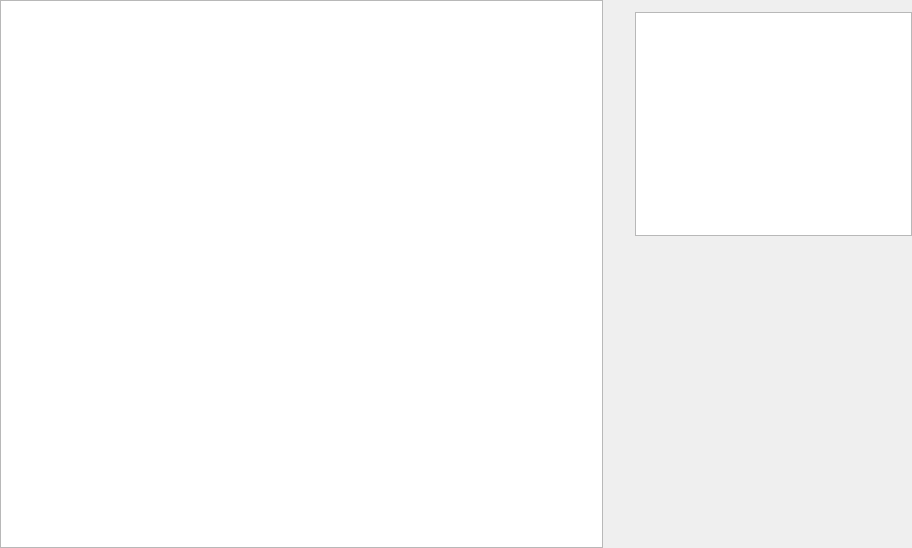
<?xml version="1.0" encoding="UTF-8"?>
<ui version="4.0">
    <class>RaptorUploadedPage</class>
    <widget class="QWidget" name="RaptorUploadedPage">
        <property name="geometry">
            <rect>
                <x>0</x>
                <y>0</y>
                <width>912</width>
                <height>548</height>
            </rect>
        </property>
        <property name="windowTitle">
            <string>Form</string>
        </property>
        <property name="styleSheet">
            <string notr="true"/>
        </property>
        <layout class="QVBoxLayout" name="_UploadedPageLayout">
            <property name="spacing">
                <number>0</number>
            </property>
            <property name="leftMargin">
                <number>0</number>
            </property>
            <property name="topMargin">
                <number>0</number>
            </property>
            <property name="rightMargin">
                <number>0</number>
            </property>
            <property name="bottomMargin">
                <number>0</number>
            </property>
            <item>
                <widget class="QSplitter" name="_Splitter">
                    <property name="orientation">
                        <enum>Qt::Horizontal</enum>
                    </property>
                    <property name="opaqueResize">
                        <bool>true</bool>
                    </property>
                    <property name="handleWidth">
                        <number>1</number>
                    </property>
                    <property name="childrenCollapsible">
                        <bool>false</bool>
                    </property>
                    <widget class="QTableView" name="_ItemView">
                        <property name="styleSheet">
                            <string notr="true"/>
                        </property>
                        <property name="verticalScrollBarPolicy">
                            <enum>Qt::ScrollBarAsNeeded</enum>
                        </property>
                    </widget>
                    <widget class="QWidget" name="_ItemAttributePanel" native="true">
                        <property name="sizePolicy">
                            <sizepolicy hsizetype="Preferred" vsizetype="Preferred">
                                <horstretch>0</horstretch>
                                <verstretch>0</verstretch>
                            </sizepolicy>
                        </property>
                        <layout class="QGridLayout" name="_ItemAttributePanelLayout">
                            <property name="leftMargin">
                                <number>12</number>
                            </property>
                            <property name="topMargin">
                                <number>12</number>
                            </property>
                            <property name="rightMargin">
                                <number>0</number>
                            </property>
                            <property name="bottomMargin">
                                <number>12</number>
                            </property>
                            <property name="spacing">
                                <number>12</number>
                            </property>
                            <item row="2" column="1">
                                <widget class="QLabel" name="_ItemCreated">
                                    <property name="sizePolicy">
                                        <sizepolicy hsizetype="Expanding" vsizetype="Fixed">
                                            <horstretch>0</horstretch>
                                            <verstretch>0</verstretch>
                                        </sizepolicy>
                                    </property>
                                    <property name="minimumSize">
                                        <size>
                                            <width>0</width>
                                            <height>26</height>
                                        </size>
                                    </property>
                                    <property name="maximumSize">
                                        <size>
                                            <width>16777215</width>
                                            <height>26</height>
                                        </size>
                                    </property>
                                    <property name="styleSheet">
                                        <string notr="true"/>
                                    </property>
                                    <property name="text">
                                        <string/>
                                    </property>
                                </widget>
                            </item>
                            <item row="3" column="1">
                                <widget class="QLabel" name="_ItemSize">
                                    <property name="minimumSize">
                                        <size>
                                            <width>0</width>
                                            <height>26</height>
                                        </size>
                                    </property>
                                    <property name="maximumSize">
                                        <size>
                                            <width>16777215</width>
                                            <height>26</height>
                                        </size>
                                    </property>
                                    <property name="text">
                                        <string/>
                                    </property>
                                </widget>
                            </item>
                            <item row="2" column="0">
                                <widget class="QLabel" name="_ItemCreatedTip">
                                    <property name="minimumSize">
                                        <size>
                                            <width>0</width>
                                            <height>26</height>
                                        </size>
                                    </property>
                                    <property name="maximumSize">
                                        <size>
                                            <width>16777215</width>
                                            <height>26</height>
                                        </size>
                                    </property>
                                    <property name="styleSheet">
                                        <string notr="true"/>
                                    </property>
                                    <property name="text">
                                        <string/>
                                    </property>
                                    <property name="alignment">
                                        <set>Qt::AlignRight|Qt::AlignTrailing|Qt::AlignVCenter</set>
                                    </property>
                                </widget>
                            </item>
                            <item row="5" column="1">
                                <spacer name="_ItemAttributePanelSpacer">
                                    <property name="orientation">
                                        <enum>Qt::Vertical</enum>
                                    </property>
                                    <property name="sizeHint" stdset="0">
                                        <size>
                                            <width>20</width>
                                            <height>40</height>
                                        </size>
                                    </property>
                                </spacer>
                            </item>
                            <item row="3" column="0">
                                <widget class="QLabel" name="_ItemSizeTip">
                                    <property name="minimumSize">
                                        <size>
                                            <width>0</width>
                                            <height>26</height>
                                        </size>
                                    </property>
                                    <property name="maximumSize">
                                        <size>
                                            <width>16777215</width>
                                            <height>26</height>
                                        </size>
                                    </property>
                                    <property name="text">
                                        <string/>
                                    </property>
                                    <property name="alignment">
                                        <set>Qt::AlignRight|Qt::AlignTrailing|Qt::AlignVCenter</set>
                                    </property>
                                </widget>
                            </item>
                            <item row="1" column="1">
                                <widget class="QTextEdit" name="_ItemName">
                                    <property name="sizePolicy">
                                        <sizepolicy hsizetype="Expanding" vsizetype="MinimumExpanding">
                                            <horstretch>0</horstretch>
                                            <verstretch>0</verstretch>
                                        </sizepolicy>
                                    </property>
                                    <property name="styleSheet">
                                        <string notr="true"/>
                                    </property>
                                    <property name="verticalScrollBarPolicy">
                                        <enum>Qt::ScrollBarAsNeeded</enum>
                                    </property>
                                    <property name="horizontalScrollBarPolicy">
                                        <enum>Qt::ScrollBarAlwaysOff</enum>
                                    </property>
                                    <property name="sizeAdjustPolicy">
                                        <enum>QAbstractScrollArea::AdjustToContents</enum>
                                    </property>
                                    <property name="readOnly">
                                        <bool>true</bool>
                                    </property>
                                </widget>
                            </item>
                            <item row="1" column="0">
                                <widget class="QLabel" name="_ItemNameTip">
                                    <property name="minimumSize">
                                        <size>
                                            <width>0</width>
                                            <height>26</height>
                                        </size>
                                    </property>
                                    <property name="maximumSize">
                                        <size>
                                            <width>16777215</width>
                                            <height>16777215</height>
                                        </size>
                                    </property>
                                    <property name="text">
                                        <string/>
                                    </property>
                                    <property name="alignment">
                                        <set>Qt::AlignLeading|Qt::AlignLeft|Qt::AlignTop</set>
                                    </property>
                                </widget>
                            </item>
                        </layout>
                    </widget>
                </widget>
            </item>
        </layout>
    </widget>
    <resources/>
    <connections/>
</ui>
